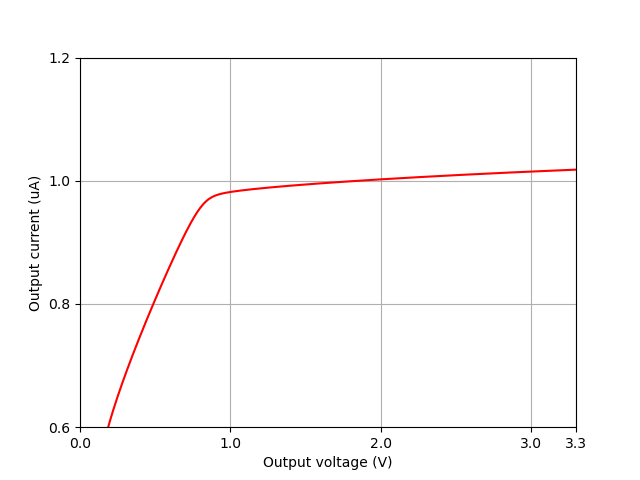

Here is the Python script that generated this plot:
import numpy as np
import matplotlib.pyplot as plt

###
data = np.loadtxt("../data/progmirror_tb0.csv", delimiter=",", skiprows=0)

vo = data[:, 0]
io = data[:, 1]*1e6

plt.figure(1)
plt.plot(vo,io,'-r')
plt.axis([0, 3.3, 0.6, 1.2])
plt.xticks([0,1,2,3,3.3])
plt.yticks([0.6,0.8,1.0,1.2])
plt.xlabel('Output voltage (V)')
plt.ylabel('Output current (uA)')
#plt.legend(loc="upper left")
plt.grid()
plt.draw()
plt.savefig("./progmirror_tb0.png")
#plt.clf()


plt.show()

###

